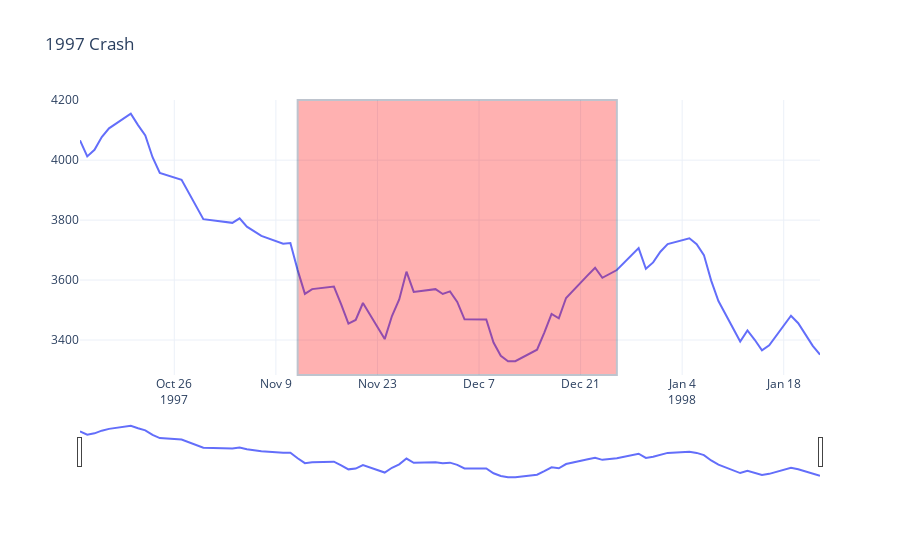
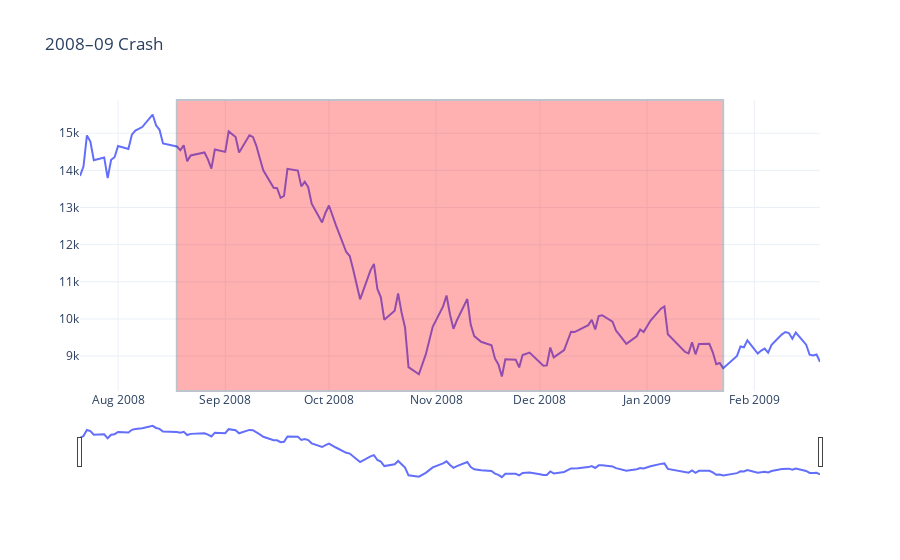
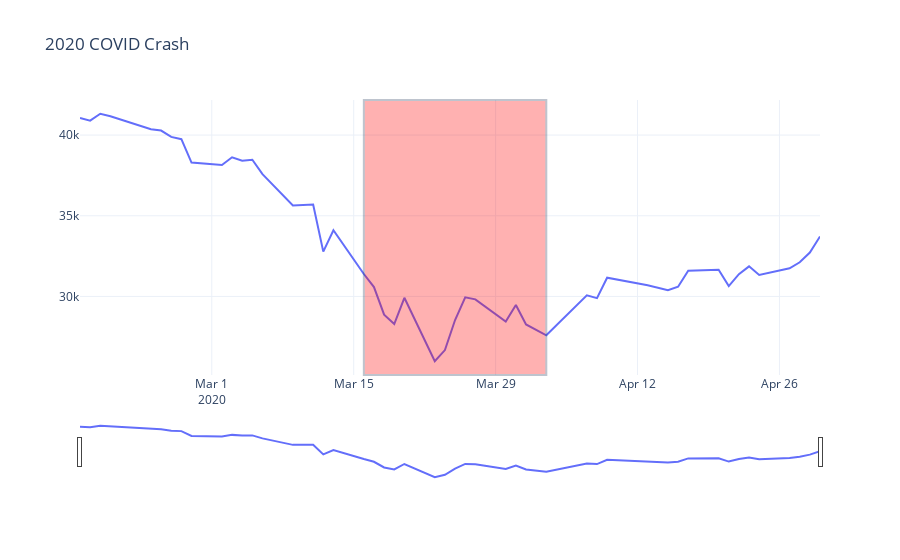

Notebook code cell kept with these figures, in order:
### Markdown cell above
### Plot Major Crashes

### Code cell
plot_crash_prices(pd.to_datetime("1997-11-12"), pd.to_datetime("1997-12-26"), "1997 Crash")
plot_crash_prices(pd.to_datetime("2008-08-18"), pd.to_datetime("2009-01-23"), "2008–09 Crash")
plot_crash_prices(pd.to_datetime("2020-03-16"), pd.to_datetime("2020-04-03"), "2020 COVID Crash")
